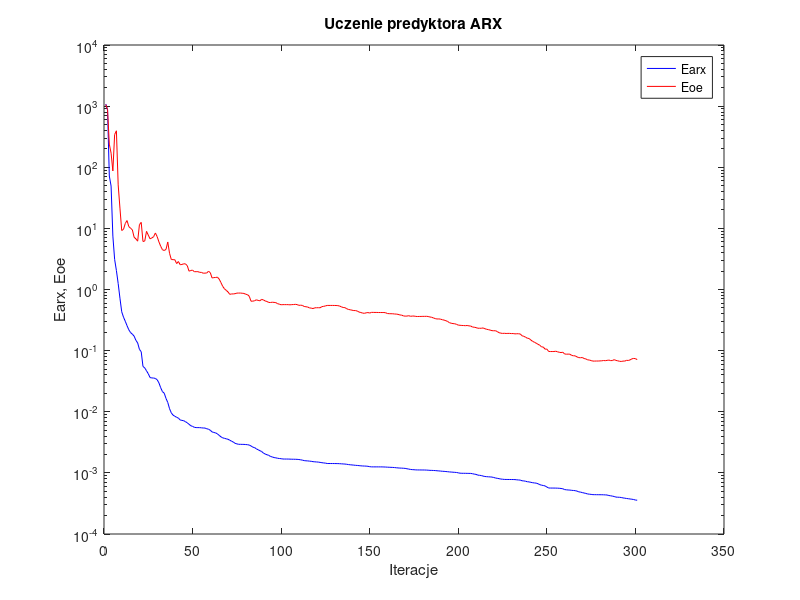
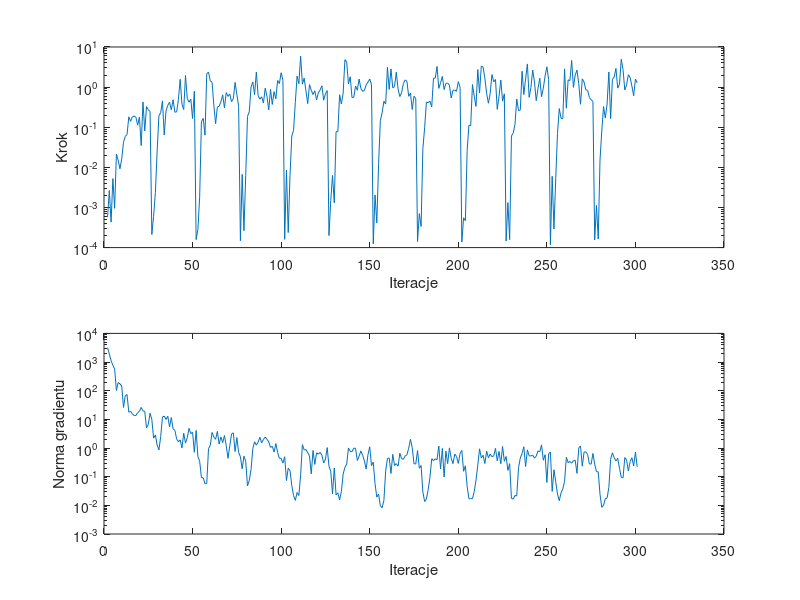

The MATLAB script that drew these images, in order:
%uczenie predyktora arx
clear all;
n=0; farx(n+1)=1.080894e+003; foe(n+1)=1.062955e+003; wspucz(n+1)=0.000000e+000; ng(n+1)=0.000000e+000;
%odnowa zmiennej metryki
n=1; farx(n+1)=8.650983e+002; foe(n+1)=8.800981e+002; krok(n+1)=5.750926e-004; ng(n+1)=3.170056e+003;
n=2; farx(n+1)=7.184683e+001; foe(n+1)=2.389778e+002; krok(n+1)=2.659087e-003; ng(n+1)=1.895410e+003;
n=3; farx(n+1)=4.923860e+001; foe(n+1)=1.700537e+002; krok(n+1)=4.315864e-004; ng(n+1)=1.112927e+003;
n=4; farx(n+1)=7.480828e+000; foe(n+1)=8.696007e+001; krok(n+1)=5.242823e-003; ng(n+1)=7.760245e+002;
n=5; farx(n+1)=3.106288e+000; foe(n+1)=3.428316e+002; krok(n+1)=9.534365e-004; ng(n+1)=5.683296e+002;
n=6; farx(n+1)=2.043740e+000; foe(n+1)=3.950027e+002; krok(n+1)=2.142359e-002; ng(n+1)=1.015891e+002;
n=7; farx(n+1)=1.253344e+000; foe(n+1)=5.146691e+001; krok(n+1)=1.517118e-002; ng(n+1)=1.930761e+002;
n=8; farx(n+1)=7.208501e-001; foe(n+1)=2.146904e+001; krok(n+1)=9.210884e-003; ng(n+1)=1.736505e+002;
n=9; farx(n+1)=4.322591e-001; foe(n+1)=9.239583e+000; krok(n+1)=1.610734e-002; ng(n+1)=1.465155e+002;
n=10; farx(n+1)=3.530883e-001; foe(n+1)=9.635285e+000; krok(n+1)=4.237599e-002; ng(n+1)=2.610672e+001;
n=11; farx(n+1)=3.025060e-001; foe(n+1)=1.202124e+001; krok(n+1)=5.908701e-002; ng(n+1)=6.670121e+001;
n=12; farx(n+1)=2.560281e-001; foe(n+1)=1.343060e+001; krok(n+1)=6.539800e-002; ng(n+1)=7.341082e+001;
n=13; farx(n+1)=2.193564e-001; foe(n+1)=1.069403e+001; krok(n+1)=1.817918e-001; ng(n+1)=1.775365e+001;
n=14; farx(n+1)=1.973094e-001; foe(n+1)=1.005503e+001; krok(n+1)=1.400181e-001; ng(n+1)=1.914139e+001;
n=15; farx(n+1)=1.861579e-001; foe(n+1)=9.464419e+000; krok(n+1)=1.800875e-001; ng(n+1)=1.565735e+001;
n=16; farx(n+1)=1.726633e-001; foe(n+1)=7.160866e+000; krok(n+1)=1.913888e-001; ng(n+1)=1.351413e+001;
n=17; farx(n+1)=1.474602e-001; foe(n+1)=6.739080e+000; krok(n+1)=1.778431e-001; ng(n+1)=1.371018e+001;
n=18; farx(n+1)=1.336332e-001; foe(n+1)=6.178850e+000; krok(n+1)=1.125137e-001; ng(n+1)=1.701429e+001;
n=19; farx(n+1)=1.049150e-001; foe(n+1)=1.148228e+001; krok(n+1)=1.794664e-001; ng(n+1)=1.937768e+001;
n=20; farx(n+1)=9.608717e-002; foe(n+1)=1.254370e+001; krok(n+1)=3.482091e-002; ng(n+1)=2.609931e+001;
n=21; farx(n+1)=5.521230e-002; foe(n+1)=6.101571e+000; krok(n+1)=4.268310e-001; ng(n+1)=1.972155e+001;
n=22; farx(n+1)=5.207654e-002; foe(n+1)=6.211134e+000; krok(n+1)=8.057849e-002; ng(n+1)=1.915112e+001;
n=23; farx(n+1)=4.678928e-002; foe(n+1)=8.947497e+000; krok(n+1)=3.261226e-001; ng(n+1)=5.035774e+000;
n=24; farx(n+1)=4.178690e-002; foe(n+1)=7.756590e+000; krok(n+1)=2.730638e-001; ng(n+1)=6.660601e+000;
n=25; farx(n+1)=3.625123e-002; foe(n+1)=6.749922e+000; krok(n+1)=2.475890e-001; ng(n+1)=1.639379e+001;
%odnowa zmiennej metryki
n=26; farx(n+1)=3.572476e-002; foe(n+1)=6.984124e+000; krok(n+1)=2.125074e-004; ng(n+1)=9.869984e+000;
n=27; farx(n+1)=3.563222e-002; foe(n+1)=7.300123e+000; krok(n+1)=6.052270e-004; ng(n+1)=2.204893e+000;
n=28; farx(n+1)=3.505353e-002; foe(n+1)=8.415527e+000; krok(n+1)=2.346492e-003; ng(n+1)=2.867255e+000;
n=29; farx(n+1)=3.342561e-002; foe(n+1)=7.336141e+000; krok(n+1)=2.570124e-002; ng(n+1)=1.272427e+000;
n=30; farx(n+1)=2.969362e-002; foe(n+1)=6.016447e+000; krok(n+1)=1.951976e-001; ng(n+1)=8.577267e-001;
n=31; farx(n+1)=2.472761e-002; foe(n+1)=5.100759e+000; krok(n+1)=2.286351e-001; ng(n+1)=2.510942e+000;
n=32; farx(n+1)=2.132375e-002; foe(n+1)=4.474899e+000; krok(n+1)=4.536903e-001; ng(n+1)=1.206189e+001;
n=33; farx(n+1)=2.013503e-002; foe(n+1)=4.341125e+000; krok(n+1)=6.414287e-002; ng(n+1)=1.301268e+001;
n=34; farx(n+1)=1.652060e-002; foe(n+1)=4.539016e+000; krok(n+1)=2.567403e-001; ng(n+1)=9.955491e+000;
n=35; farx(n+1)=1.418132e-002; foe(n+1)=5.992056e+000; krok(n+1)=3.505976e-001; ng(n+1)=1.291593e+001;
n=36; farx(n+1)=1.122187e-002; foe(n+1)=3.909090e+000; krok(n+1)=4.188592e-001; ng(n+1)=5.481538e+000;
n=37; farx(n+1)=9.581600e-003; foe(n+1)=3.093285e+000; krok(n+1)=2.725288e-001; ng(n+1)=1.158776e+001;
n=38; farx(n+1)=8.797508e-003; foe(n+1)=3.080700e+000; krok(n+1)=4.854776e-001; ng(n+1)=4.680768e+000;
n=39; farx(n+1)=8.434146e-003; foe(n+1)=3.066780e+000; krok(n+1)=2.373843e-001; ng(n+1)=4.157492e+000;
n=40; farx(n+1)=8.114549e-003; foe(n+1)=2.654368e+000; krok(n+1)=2.408726e-001; ng(n+1)=2.083391e+000;
n=41; farx(n+1)=7.871532e-003; foe(n+1)=2.868709e+000; krok(n+1)=4.884576e-001; ng(n+1)=1.651222e+000;
n=42; farx(n+1)=7.337260e-003; foe(n+1)=2.543473e+000; krok(n+1)=1.561580e+000; ng(n+1)=1.925636e+000;
n=43; farx(n+1)=7.225306e-003; foe(n+1)=2.568613e+000; krok(n+1)=3.785938e-001; ng(n+1)=1.001128e+000;
n=44; farx(n+1)=7.132793e-003; foe(n+1)=2.635866e+000; krok(n+1)=2.760258e-001; ng(n+1)=3.270688e+000;
n=45; farx(n+1)=6.871621e-003; foe(n+1)=2.625170e+000; krok(n+1)=1.948045e+000; ng(n+1)=1.489697e+000;
n=46; farx(n+1)=6.596338e-003; foe(n+1)=2.456176e+000; krok(n+1)=5.249576e-001; ng(n+1)=2.293601e+000;
n=47; farx(n+1)=6.234479e-003; foe(n+1)=1.994493e+000; krok(n+1)=4.188878e-001; ng(n+1)=4.856982e+000;
n=48; farx(n+1)=5.911212e-003; foe(n+1)=2.048489e+000; krok(n+1)=5.013461e-001; ng(n+1)=3.195794e+000;
n=49; farx(n+1)=5.757619e-003; foe(n+1)=2.074448e+000; krok(n+1)=1.644497e-001; ng(n+1)=3.552175e+000;
n=50; farx(n+1)=5.567637e-003; foe(n+1)=1.954889e+000; krok(n+1)=7.926233e-001; ng(n+1)=7.068526e-001;
%odnowa zmiennej metryki
n=51; farx(n+1)=5.504468e-003; foe(n+1)=1.957964e+000; krok(n+1)=1.581535e-004; ng(n+1)=4.124620e+000;
n=52; farx(n+1)=5.502761e-003; foe(n+1)=1.959615e+000; krok(n+1)=2.802141e-004; ng(n+1)=4.979028e-001;
n=53; farx(n+1)=5.496978e-003; foe(n+1)=1.909482e+000; krok(n+1)=1.830478e-003; ng(n+1)=3.479270e-001;
n=54; farx(n+1)=5.461500e-003; foe(n+1)=1.905443e+000; krok(n+1)=1.380129e-001; ng(n+1)=9.251149e-002;
n=55; farx(n+1)=5.420451e-003; foe(n+1)=1.846901e+000; krok(n+1)=1.660944e-001; ng(n+1)=9.153999e-002;
n=56; farx(n+1)=5.415169e-003; foe(n+1)=1.855074e+000; krok(n+1)=6.345766e-002; ng(n+1)=5.696251e-002;
n=57; farx(n+1)=5.273847e-003; foe(n+1)=1.860628e+000; krok(n+1)=2.140879e+000; ng(n+1)=5.758134e-002;
n=58; farx(n+1)=5.178834e-003; foe(n+1)=1.990959e+000; krok(n+1)=2.372185e+000; ng(n+1)=9.473363e-001;
n=59; farx(n+1)=4.979579e-003; foe(n+1)=1.886771e+000; krok(n+1)=1.420334e+000; ng(n+1)=1.246119e+000;
n=60; farx(n+1)=4.686078e-003; foe(n+1)=1.544150e+000; krok(n+1)=1.327820e+000; ng(n+1)=3.497728e+000;
n=61; farx(n+1)=4.581482e-003; foe(n+1)=1.566251e+000; krok(n+1)=3.550835e-001; ng(n+1)=2.407509e+000;
n=62; farx(n+1)=4.509626e-003; foe(n+1)=1.572337e+000; krok(n+1)=1.226008e-001; ng(n+1)=2.017471e+000;
n=63; farx(n+1)=4.354829e-003; foe(n+1)=1.592235e+000; krok(n+1)=3.177166e-001; ng(n+1)=3.801484e+000;
n=64; farx(n+1)=4.109212e-003; foe(n+1)=1.483206e+000; krok(n+1)=3.328440e-001; ng(n+1)=1.373787e+000;
n=65; farx(n+1)=3.895396e-003; foe(n+1)=1.300878e+000; krok(n+1)=4.317671e-001; ng(n+1)=2.433441e+000;
n=66; farx(n+1)=3.743347e-003; foe(n+1)=1.128076e+000; krok(n+1)=6.428475e-001; ng(n+1)=1.544599e+000;
n=67; farx(n+1)=3.673954e-003; foe(n+1)=1.026483e+000; krok(n+1)=3.031633e-001; ng(n+1)=2.730519e+000;
n=68; farx(n+1)=3.609940e-003; foe(n+1)=9.689470e-001; krok(n+1)=7.310195e-001; ng(n+1)=1.210104e+000;
n=69; farx(n+1)=3.545057e-003; foe(n+1)=9.117719e-001; krok(n+1)=5.856145e-001; ng(n+1)=4.372231e-001;
n=70; farx(n+1)=3.422880e-003; foe(n+1)=8.328383e-001; krok(n+1)=6.744582e-001; ng(n+1)=1.186647e+000;
n=71; farx(n+1)=3.299963e-003; foe(n+1)=8.470523e-001; krok(n+1)=4.352152e-001; ng(n+1)=3.101445e+000;
n=72; farx(n+1)=3.193317e-003; foe(n+1)=8.456671e-001; krok(n+1)=5.154350e-001; ng(n+1)=3.382085e+000;
n=73; farx(n+1)=3.041492e-003; foe(n+1)=8.550861e-001; krok(n+1)=1.307567e+000; ng(n+1)=7.545574e-001;
n=74; farx(n+1)=2.981454e-003; foe(n+1)=8.733920e-001; krok(n+1)=6.511688e-001; ng(n+1)=2.310840e+000;
n=75; farx(n+1)=2.933303e-003; foe(n+1)=8.739753e-001; krok(n+1)=3.321888e-001; ng(n+1)=6.976696e-001;
%odnowa zmiennej metryki
n=76; farx(n+1)=2.932334e-003; foe(n+1)=8.755799e-001; krok(n+1)=1.474875e-004; ng(n+1)=4.953745e-001;
n=77; farx(n+1)=2.926099e-003; foe(n+1)=8.684226e-001; krok(n+1)=6.700076e-003; ng(n+1)=1.879076e-001;
n=78; farx(n+1)=2.924143e-003; foe(n+1)=8.625439e-001; krok(n+1)=2.638590e-004; ng(n+1)=5.183042e-001;
n=79; farx(n+1)=2.906824e-003; foe(n+1)=8.364391e-001; krok(n+1)=6.324208e-003; ng(n+1)=3.459189e-001;
n=80; farx(n+1)=2.892840e-003; foe(n+1)=8.239429e-001; krok(n+1)=1.865388e-001; ng(n+1)=4.762161e-002;
n=81; farx(n+1)=2.849657e-003; foe(n+1)=7.749435e-001; krok(n+1)=2.418674e-001; ng(n+1)=7.400164e-002;
n=82; farx(n+1)=2.758009e-003; foe(n+1)=6.431718e-001; krok(n+1)=1.003200e+000; ng(n+1)=1.769116e-001;
n=83; farx(n+1)=2.634034e-003; foe(n+1)=6.449019e-001; krok(n+1)=1.348916e+000; ng(n+1)=9.448316e-001;
n=84; farx(n+1)=2.594605e-003; foe(n+1)=6.544414e-001; krok(n+1)=6.522451e-001; ng(n+1)=1.655394e+000;
n=85; farx(n+1)=2.469503e-003; foe(n+1)=6.784407e-001; krok(n+1)=2.380747e+000; ng(n+1)=1.260609e+000;
n=86; farx(n+1)=2.392180e-003; foe(n+1)=6.634364e-001; krok(n+1)=6.193808e-001; ng(n+1)=1.601413e+000;
n=87; farx(n+1)=2.305858e-003; foe(n+1)=6.532397e-001; krok(n+1)=5.002089e-001; ng(n+1)=2.378738e+000;
n=88; farx(n+1)=2.235507e-003; foe(n+1)=6.900844e-001; krok(n+1)=5.738785e-001; ng(n+1)=1.520558e+000;
n=89; farx(n+1)=2.107113e-003; foe(n+1)=6.748496e-001; krok(n+1)=4.003122e-001; ng(n+1)=2.008477e+000;
n=90; farx(n+1)=2.034643e-003; foe(n+1)=6.493151e-001; krok(n+1)=9.372047e-001; ng(n+1)=2.406175e+000;
n=91; farx(n+1)=1.979209e-003; foe(n+1)=6.366572e-001; krok(n+1)=5.872046e-001; ng(n+1)=2.014614e+000;
n=92; farx(n+1)=1.937262e-003; foe(n+1)=6.140407e-001; krok(n+1)=2.701727e-001; ng(n+1)=1.640884e+000;
n=93; farx(n+1)=1.853661e-003; foe(n+1)=6.131127e-001; krok(n+1)=8.773192e-001; ng(n+1)=1.054839e+000;
n=94; farx(n+1)=1.822668e-003; foe(n+1)=6.195398e-001; krok(n+1)=3.691454e-001; ng(n+1)=1.153569e+000;
n=95; farx(n+1)=1.780264e-003; foe(n+1)=6.152996e-001; krok(n+1)=7.704536e-001; ng(n+1)=7.233863e-001;
n=96; farx(n+1)=1.762188e-003; foe(n+1)=6.095830e-001; krok(n+1)=5.131430e-001; ng(n+1)=1.430142e+000;
n=97; farx(n+1)=1.733187e-003; foe(n+1)=5.863771e-001; krok(n+1)=1.462039e+000; ng(n+1)=7.094698e-001;
n=98; farx(n+1)=1.718950e-003; foe(n+1)=5.751334e-001; krok(n+1)=1.223081e+000; ng(n+1)=4.370942e-001;
n=99; farx(n+1)=1.705475e-003; foe(n+1)=5.626618e-001; krok(n+1)=2.278251e+000; ng(n+1)=4.380753e-001;
n=100; farx(n+1)=1.685915e-003; foe(n+1)=5.659459e-001; krok(n+1)=1.476581e+000; ng(n+1)=2.979318e-001;
%odnowa zmiennej metryki
n=101; farx(n+1)=1.684897e-003; foe(n+1)=5.655648e-001; krok(n+1)=1.605453e-004; ng(n+1)=4.953296e-001;
n=102; farx(n+1)=1.683539e-003; foe(n+1)=5.656402e-001; krok(n+1)=8.518466e-003; ng(n+1)=7.380505e-002;
n=103; farx(n+1)=1.683310e-003; foe(n+1)=5.653072e-001; krok(n+1)=2.370460e-004; ng(n+1)=1.979182e-001;
n=104; farx(n+1)=1.678423e-003; foe(n+1)=5.611251e-001; krok(n+1)=6.283621e-003; ng(n+1)=1.634576e-001;
n=105; farx(n+1)=1.673273e-003; foe(n+1)=5.660106e-001; krok(n+1)=6.024636e-002; ng(n+1)=4.992319e-002;
n=106; farx(n+1)=1.672037e-003; foe(n+1)=5.674570e-001; krok(n+1)=8.322808e-002; ng(n+1)=2.207477e-002;
n=107; farx(n+1)=1.668946e-003; foe(n+1)=5.719435e-001; krok(n+1)=4.164005e-001; ng(n+1)=1.486314e-002;
n=108; farx(n+1)=1.664806e-003; foe(n+1)=5.666158e-001; krok(n+1)=1.879567e+000; ng(n+1)=2.807442e-002;
n=109; farx(n+1)=1.653883e-003; foe(n+1)=5.507409e-001; krok(n+1)=1.216287e+000; ng(n+1)=2.195788e-002;
n=110; farx(n+1)=1.637143e-003; foe(n+1)=5.540150e-001; krok(n+1)=5.906326e+000; ng(n+1)=1.165557e-001;
n=111; farx(n+1)=1.615872e-003; foe(n+1)=5.489608e-001; krok(n+1)=1.185073e+000; ng(n+1)=1.314591e+000;
n=112; farx(n+1)=1.587060e-003; foe(n+1)=5.278283e-001; krok(n+1)=1.670810e+000; ng(n+1)=8.604698e-001;
n=113; farx(n+1)=1.575661e-003; foe(n+1)=5.221937e-001; krok(n+1)=8.006816e-001; ng(n+1)=8.836997e-001;
n=114; farx(n+1)=1.570361e-003; foe(n+1)=5.165109e-001; krok(n+1)=3.874329e-001; ng(n+1)=6.884919e-001;
n=115; farx(n+1)=1.556230e-003; foe(n+1)=4.996387e-001; krok(n+1)=1.157790e+000; ng(n+1)=5.322641e-001;
n=116; farx(n+1)=1.546019e-003; foe(n+1)=4.958950e-001; krok(n+1)=8.356823e-001; ng(n+1)=1.256543e-001;
n=117; farx(n+1)=1.526496e-003; foe(n+1)=4.871983e-001; krok(n+1)=6.522451e-001; ng(n+1)=8.221946e-001;
n=118; farx(n+1)=1.516941e-003; foe(n+1)=5.021535e-001; krok(n+1)=8.088973e-001; ng(n+1)=2.684535e-001;
n=119; farx(n+1)=1.508928e-003; foe(n+1)=5.027175e-001; krok(n+1)=4.810883e-001; ng(n+1)=6.800637e-001;
n=120; farx(n+1)=1.501079e-003; foe(n+1)=5.037991e-001; krok(n+1)=7.178738e-001; ng(n+1)=6.089193e-001;
n=121; farx(n+1)=1.484388e-003; foe(n+1)=5.026587e-001; krok(n+1)=8.457767e-001; ng(n+1)=7.031974e-001;
n=122; farx(n+1)=1.467916e-003; foe(n+1)=5.244298e-001; krok(n+1)=1.080767e+000; ng(n+1)=5.612489e-001;
n=123; farx(n+1)=1.454423e-003; foe(n+1)=5.300281e-001; krok(n+1)=4.714530e-001; ng(n+1)=3.018592e-001;
n=124; farx(n+1)=1.444235e-003; foe(n+1)=5.389271e-001; krok(n+1)=6.809733e-001; ng(n+1)=4.024601e-001;
n=125; farx(n+1)=1.423646e-003; foe(n+1)=5.489711e-001; krok(n+1)=8.202978e-001; ng(n+1)=1.034363e+000;
%odnowa zmiennej metryki
n=126; farx(n+1)=1.423319e-003; foe(n+1)=5.487770e-001; krok(n+1)=1.997041e-004; ng(n+1)=2.304692e-001;
n=127; farx(n+1)=1.422509e-003; foe(n+1)=5.485812e-001; krok(n+1)=1.486486e-003; ng(n+1)=1.562748e-001;
n=128; farx(n+1)=1.422395e-003; foe(n+1)=5.487876e-001; krok(n+1)=6.273397e-003; ng(n+1)=2.505660e-002;
n=129; farx(n+1)=1.421266e-003; foe(n+1)=5.479967e-001; krok(n+1)=1.303603e-003; ng(n+1)=2.011026e-001;
n=130; farx(n+1)=1.420098e-003; foe(n+1)=5.473413e-001; krok(n+1)=7.746648e-002; ng(n+1)=2.335600e-002;
n=131; farx(n+1)=1.418319e-003; foe(n+1)=5.448189e-001; krok(n+1)=7.729026e-002; ng(n+1)=2.725855e-002;
n=132; farx(n+1)=1.413874e-003; foe(n+1)=5.360668e-001; krok(n+1)=6.480438e-001; ng(n+1)=1.548932e-002;
n=133; farx(n+1)=1.406460e-003; foe(n+1)=5.206342e-001; krok(n+1)=3.805404e-001; ng(n+1)=3.031322e-002;
n=134; farx(n+1)=1.400789e-003; foe(n+1)=5.080222e-001; krok(n+1)=7.113726e-001; ng(n+1)=1.240678e-001;
n=135; farx(n+1)=1.394207e-003; foe(n+1)=5.048663e-001; krok(n+1)=4.821577e+000; ng(n+1)=2.091350e-001;
n=136; farx(n+1)=1.382786e-003; foe(n+1)=4.857015e-001; krok(n+1)=4.225082e+000; ng(n+1)=2.769968e-001;
n=137; farx(n+1)=1.368178e-003; foe(n+1)=4.710687e-001; krok(n+1)=1.201404e+000; ng(n+1)=1.004657e+000;
n=138; farx(n+1)=1.356386e-003; foe(n+1)=4.663447e-001; krok(n+1)=1.814761e+000; ng(n+1)=7.622002e-001;
n=139; farx(n+1)=1.348661e-003; foe(n+1)=4.586295e-001; krok(n+1)=5.491644e-001; ng(n+1)=7.454185e-001;
n=140; farx(n+1)=1.339346e-003; foe(n+1)=4.525414e-001; krok(n+1)=5.556839e-001; ng(n+1)=9.889257e-001;
n=141; farx(n+1)=1.329023e-003; foe(n+1)=4.524092e-001; krok(n+1)=1.065517e+000; ng(n+1)=9.789272e-001;
n=142; farx(n+1)=1.323439e-003; foe(n+1)=4.431289e-001; krok(n+1)=8.377756e-001; ng(n+1)=3.680617e-001;
n=143; farx(n+1)=1.313744e-003; foe(n+1)=4.277478e-001; krok(n+1)=1.585247e+000; ng(n+1)=5.191556e-001;
n=144; farx(n+1)=1.304169e-003; foe(n+1)=4.200319e-001; krok(n+1)=9.270274e-001; ng(n+1)=7.922421e-001;
n=145; farx(n+1)=1.297471e-003; foe(n+1)=4.115608e-001; krok(n+1)=7.847380e-001; ng(n+1)=5.597341e-001;
n=146; farx(n+1)=1.293412e-003; foe(n+1)=4.076534e-001; krok(n+1)=8.224396e-001; ng(n+1)=3.563197e-001;
n=147; farx(n+1)=1.290098e-003; foe(n+1)=4.155903e-001; krok(n+1)=1.142810e+000; ng(n+1)=1.838601e-001;
n=148; farx(n+1)=1.280497e-003; foe(n+1)=4.197004e-001; krok(n+1)=1.334889e+000; ng(n+1)=5.803919e-001;
n=149; farx(n+1)=1.263609e-003; foe(n+1)=4.118413e-001; krok(n+1)=1.585247e+000; ng(n+1)=1.102259e+000;
n=150; farx(n+1)=1.254086e-003; foe(n+1)=4.226393e-001; krok(n+1)=1.147757e+000; ng(n+1)=2.427176e-001;
%odnowa zmiennej metryki
n=151; farx(n+1)=1.253803e-003; foe(n+1)=4.222329e-001; krok(n+1)=1.239407e-004; ng(n+1)=3.227757e-001;
n=152; farx(n+1)=1.253649e-003; foe(n+1)=4.214086e-001; krok(n+1)=2.059282e-003; ng(n+1)=5.697893e-002;
n=153; farx(n+1)=1.253645e-003; foe(n+1)=4.213885e-001; krok(n+1)=4.129136e-004; ng(n+1)=1.929241e-002;
n=154; farx(n+1)=1.253422e-003; foe(n+1)=4.203101e-001; krok(n+1)=1.196445e-002; ng(n+1)=2.470479e-002;
n=155; farx(n+1)=1.252983e-003; foe(n+1)=4.201867e-001; krok(n+1)=1.472237e-001; ng(n+1)=9.618232e-003;
n=156; farx(n+1)=1.252481e-003; foe(n+1)=4.199982e-001; krok(n+1)=2.283902e-001; ng(n+1)=8.241566e-003;
n=157; farx(n+1)=1.248982e-003; foe(n+1)=4.202993e-001; krok(n+1)=4.446475e-001; ng(n+1)=1.485739e-002;
n=158; farx(n+1)=1.245816e-003; foe(n+1)=4.165982e-001; krok(n+1)=3.772555e-001; ng(n+1)=1.580207e-001;
n=159; farx(n+1)=1.239532e-003; foe(n+1)=4.044049e-001; krok(n+1)=3.123161e+000; ng(n+1)=4.327117e-001;
n=160; farx(n+1)=1.236108e-003; foe(n+1)=4.024659e-001; krok(n+1)=8.728449e-001; ng(n+1)=4.506848e-001;
n=161; farx(n+1)=1.231563e-003; foe(n+1)=4.013041e-001; krok(n+1)=2.840668e+000; ng(n+1)=1.295359e-001;
n=162; farx(n+1)=1.228259e-003; foe(n+1)=4.012106e-001; krok(n+1)=9.639418e-001; ng(n+1)=6.038927e-001;
n=163; farx(n+1)=1.222052e-003; foe(n+1)=3.971551e-001; krok(n+1)=1.030870e+000; ng(n+1)=2.458565e-001;
n=164; farx(n+1)=1.212525e-003; foe(n+1)=3.963599e-001; krok(n+1)=2.360240e+000; ng(n+1)=2.856654e-001;
n=165; farx(n+1)=1.205633e-003; foe(n+1)=3.918860e-001; krok(n+1)=8.892951e-001; ng(n+1)=2.323938e-001;
n=166; farx(n+1)=1.198802e-003; foe(n+1)=3.835557e-001; krok(n+1)=5.813025e-001; ng(n+1)=6.554869e-001;
n=167; farx(n+1)=1.195918e-003; foe(n+1)=3.809717e-001; krok(n+1)=7.228765e-001; ng(n+1)=4.282944e-001;
n=168; farx(n+1)=1.190813e-003; foe(n+1)=3.704365e-001; krok(n+1)=1.227563e+000; ng(n+1)=4.047017e-001;
n=169; farx(n+1)=1.184082e-003; foe(n+1)=3.667756e-001; krok(n+1)=1.509022e+000; ng(n+1)=5.258685e-001;
n=170; farx(n+1)=1.167958e-003; foe(n+1)=3.671520e-001; krok(n+1)=1.402391e+000; ng(n+1)=5.801125e-001;
n=171; farx(n+1)=1.154221e-003; foe(n+1)=3.732685e-001; krok(n+1)=5.902321e-001; ng(n+1)=9.887935e-001;
n=172; farx(n+1)=1.138719e-003; foe(n+1)=3.643486e-001; krok(n+1)=7.101669e-001; ng(n+1)=2.018145e+000;
n=173; farx(n+1)=1.130633e-003; foe(n+1)=3.674123e-001; krok(n+1)=2.762929e-001; ng(n+1)=1.030335e+000;
n=174; farx(n+1)=1.126036e-003; foe(n+1)=3.680756e-001; krok(n+1)=5.939275e-001; ng(n+1)=2.811868e-001;
n=175; farx(n+1)=1.119372e-003; foe(n+1)=3.629751e-001; krok(n+1)=5.122170e-001; ng(n+1)=2.791417e-001;
%odnowa zmiennej metryki
n=176; farx(n+1)=1.117295e-003; foe(n+1)=3.616521e-001; krok(n+1)=1.412779e-004; ng(n+1)=8.179545e-001;
n=177; farx(n+1)=1.116698e-003; foe(n+1)=3.623388e-001; krok(n+1)=7.010487e-004; ng(n+1)=1.971356e-001;
n=178; farx(n+1)=1.115865e-003; foe(n+1)=3.626502e-001; krok(n+1)=3.369218e-004; ng(n+1)=2.443725e-001;
n=179; farx(n+1)=1.115107e-003; foe(n+1)=3.636927e-001; krok(n+1)=2.900728e-002; ng(n+1)=2.900826e-002;
n=180; farx(n+1)=1.114547e-003; foe(n+1)=3.633520e-001; krok(n+1)=9.668121e-002; ng(n+1)=1.360897e-002;
n=181; farx(n+1)=1.110648e-003; foe(n+1)=3.643831e-001; krok(n+1)=4.228884e-001; ng(n+1)=1.654247e-002;
n=182; farx(n+1)=1.106772e-003; foe(n+1)=3.616793e-001; krok(n+1)=4.090511e-001; ng(n+1)=3.561241e-002;
n=183; farx(n+1)=1.099362e-003; foe(n+1)=3.547983e-001; krok(n+1)=4.461571e-001; ng(n+1)=9.489832e-002;
n=184; farx(n+1)=1.098301e-003; foe(n+1)=3.515574e-001; krok(n+1)=3.200292e-001; ng(n+1)=4.200324e-001;
n=185; farx(n+1)=1.094437e-003; foe(n+1)=3.421808e-001; krok(n+1)=1.668193e+000; ng(n+1)=3.654444e-001;
n=186; farx(n+1)=1.091044e-003; foe(n+1)=3.342771e-001; krok(n+1)=1.670810e+000; ng(n+1)=4.195036e-001;
n=187; farx(n+1)=1.083071e-003; foe(n+1)=3.288420e-001; krok(n+1)=3.271951e+000; ng(n+1)=3.897178e-001;
n=188; farx(n+1)=1.077145e-003; foe(n+1)=3.305662e-001; krok(n+1)=9.282331e-001; ng(n+1)=1.165824e+000;
n=189; farx(n+1)=1.070443e-003; foe(n+1)=3.267257e-001; krok(n+1)=1.280117e+000; ng(n+1)=1.867196e-001;
n=190; farx(n+1)=1.062468e-003; foe(n+1)=3.203853e-001; krok(n+1)=1.854055e+000; ng(n+1)=9.635683e-001;
n=191; farx(n+1)=1.058620e-003; foe(n+1)=3.158536e-001; krok(n+1)=8.674420e-001; ng(n+1)=9.717281e-002;
n=192; farx(n+1)=1.051556e-003; foe(n+1)=3.087646e-001; krok(n+1)=1.236406e+000; ng(n+1)=7.833459e-001;
n=193; farx(n+1)=1.045354e-003; foe(n+1)=2.997102e-001; krok(n+1)=1.258604e+000; ng(n+1)=2.840724e-001;
n=194; farx(n+1)=1.036172e-003; foe(n+1)=2.867451e-001; krok(n+1)=1.114151e+000; ng(n+1)=1.013216e+000;
n=195; farx(n+1)=1.032030e-003; foe(n+1)=2.805542e-001; krok(n+1)=5.341966e-001; ng(n+1)=4.368810e-001;
n=196; farx(n+1)=1.025395e-003; foe(n+1)=2.769025e-001; krok(n+1)=8.295027e-001; ng(n+1)=2.855729e-001;
n=197; farx(n+1)=1.020908e-003; foe(n+1)=2.752611e-001; krok(n+1)=8.457767e-001; ng(n+1)=6.138332e-001;
n=198; farx(n+1)=1.014925e-003; foe(n+1)=2.691255e-001; krok(n+1)=7.847380e-001; ng(n+1)=5.075309e-001;
n=199; farx(n+1)=1.001631e-003; foe(n+1)=2.614176e-001; krok(n+1)=1.361947e+000; ng(n+1)=2.909609e-001;
n=200; farx(n+1)=9.882906e-004; foe(n+1)=2.597800e-001; krok(n+1)=9.995858e-001; ng(n+1)=6.474428e-001;
%odnowa zmiennej metryki
n=201; farx(n+1)=9.849480e-004; foe(n+1)=2.580985e-001; krok(n+1)=1.376014e-004; ng(n+1)=8.278341e-001;
n=202; farx(n+1)=9.846230e-004; foe(n+1)=2.573960e-001; krok(n+1)=5.524716e-004; ng(n+1)=1.543295e-001;
n=203; farx(n+1)=9.839010e-004; foe(n+1)=2.558886e-001; krok(n+1)=4.691225e-004; ng(n+1)=2.413308e-001;
n=204; farx(n+1)=9.823718e-004; foe(n+1)=2.578999e-001; krok(n+1)=2.617232e-002; ng(n+1)=4.567078e-002;
n=205; farx(n+1)=9.811063e-004; foe(n+1)=2.540816e-001; krok(n+1)=1.125137e-001; ng(n+1)=1.718726e-002;
n=206; farx(n+1)=9.802727e-004; foe(n+1)=2.526498e-001; krok(n+1)=1.093247e-001; ng(n+1)=1.712046e-002;
n=207; farx(n+1)=9.697676e-004; foe(n+1)=2.435235e-001; krok(n+1)=1.157348e+000; ng(n+1)=1.709743e-002;
n=208; farx(n+1)=9.545236e-004; foe(n+1)=2.414846e-001; krok(n+1)=5.939275e-001; ng(n+1)=3.026200e-002;
n=209; farx(n+1)=9.454073e-004; foe(n+1)=2.380900e-001; krok(n+1)=3.304177e-001; ng(n+1)=7.649522e-002;
n=210; farx(n+1)=9.188599e-004; foe(n+1)=2.323204e-001; krok(n+1)=2.742220e+000; ng(n+1)=2.517717e-001;
n=211; farx(n+1)=9.131101e-004; foe(n+1)=2.325980e-001; krok(n+1)=7.113726e-001; ng(n+1)=9.386908e-001;
n=212; farx(n+1)=9.042665e-004; foe(n+1)=2.319215e-001; krok(n+1)=3.350057e+000; ng(n+1)=4.491695e-001;
n=213; farx(n+1)=8.864841e-004; foe(n+1)=2.353322e-001; krok(n+1)=3.138952e+000; ng(n+1)=5.595625e-001;
n=214; farx(n+1)=8.728235e-004; foe(n+1)=2.285320e-001; krok(n+1)=1.665602e+000; ng(n+1)=2.880175e-001;
n=215; farx(n+1)=8.668229e-004; foe(n+1)=2.232609e-001; krok(n+1)=7.011953e-001; ng(n+1)=7.759490e-001;
n=216; farx(n+1)=8.622628e-004; foe(n+1)=2.205721e-001; krok(n+1)=3.963116e-001; ng(n+1)=4.584140e-001;
n=217; farx(n+1)=8.592279e-004; foe(n+1)=2.166976e-001; krok(n+1)=6.954939e-001; ng(n+1)=6.126823e-001;
n=218; farx(n+1)=8.537412e-004; foe(n+1)=2.123458e-001; krok(n+1)=2.052572e+000; ng(n+1)=5.001609e-001;
n=219; farx(n+1)=8.409515e-004; foe(n+1)=2.112364e-001; krok(n+1)=1.361453e+000; ng(n+1)=5.325606e-001;
n=220; farx(n+1)=8.245344e-004; foe(n+1)=2.118176e-001; krok(n+1)=1.548272e+000; ng(n+1)=9.718202e-001;
n=221; farx(n+1)=8.150044e-004; foe(n+1)=2.050365e-001; krok(n+1)=2.798246e-001; ng(n+1)=3.583867e-001;
n=222; farx(n+1)=8.041667e-004; foe(n+1)=1.965798e-001; krok(n+1)=5.907855e-001; ng(n+1)=7.637965e-001;
n=223; farx(n+1)=7.927743e-004; foe(n+1)=1.931156e-001; krok(n+1)=1.498210e+000; ng(n+1)=2.826727e-001;
n=224; farx(n+1)=7.876821e-004; foe(n+1)=1.912887e-001; krok(n+1)=4.461084e-001; ng(n+1)=1.134072e+000;
n=225; farx(n+1)=7.817421e-004; foe(n+1)=1.921539e-001; krok(n+1)=6.807263e-001; ng(n+1)=3.439685e-001;
%odnowa zmiennej metryki
n=226; farx(n+1)=7.806255e-004; foe(n+1)=1.907864e-001; krok(n+1)=1.454251e-004; ng(n+1)=5.046881e-001;
n=227; farx(n+1)=7.798162e-004; foe(n+1)=1.914335e-001; krok(n+1)=1.317301e-003; ng(n+1)=1.662331e-001;
n=228; farx(n+1)=7.795670e-004; foe(n+1)=1.913628e-001; krok(n+1)=1.582138e-004; ng(n+1)=2.852680e-001;
n=229; farx(n+1)=7.789791e-004; foe(n+1)=1.900109e-001; krok(n+1)=6.053393e-002; ng(n+1)=1.744447e-002;
n=230; farx(n+1)=7.783622e-004; foe(n+1)=1.904535e-001; krok(n+1)=7.142563e-002; ng(n+1)=1.652503e-002;
n=231; farx(n+1)=7.765558e-004; foe(n+1)=1.878601e-001; krok(n+1)=1.178633e-001; ng(n+1)=2.212491e-002;
n=232; farx(n+1)=7.701468e-004; foe(n+1)=1.890577e-001; krok(n+1)=5.041216e-001; ng(n+1)=2.122613e-002;
n=233; farx(n+1)=7.652952e-004; foe(n+1)=1.889009e-001; krok(n+1)=2.595550e-001; ng(n+1)=2.045969e-001;
n=234; farx(n+1)=7.616973e-004; foe(n+1)=1.871112e-001; krok(n+1)=2.688700e-001; ng(n+1)=4.458065e-001;
n=235; farx(n+1)=7.431125e-004; foe(n+1)=1.750532e-001; krok(n+1)=2.489797e+000; ng(n+1)=6.397439e-001;
n=236; farx(n+1)=7.383472e-004; foe(n+1)=1.713516e-001; krok(n+1)=6.511688e-001; ng(n+1)=1.107008e+000;
n=237; farx(n+1)=7.299387e-004; foe(n+1)=1.658281e-001; krok(n+1)=1.601772e+000; ng(n+1)=2.266441e-001;
n=238; farx(n+1)=7.156512e-004; foe(n+1)=1.595292e-001; krok(n+1)=3.781569e+000; ng(n+1)=8.650792e-001;
n=239; farx(n+1)=7.119114e-004; foe(n+1)=1.577439e-001; krok(n+1)=5.570755e-001; ng(n+1)=5.367571e-001;
n=240; farx(n+1)=6.997518e-004; foe(n+1)=1.485759e-001; krok(n+1)=9.769152e-001; ng(n+1)=5.260611e-001;
n=241; farx(n+1)=6.909490e-004; foe(n+1)=1.417580e-001; krok(n+1)=2.669779e+000; ng(n+1)=5.694412e-001;
n=242; farx(n+1)=6.839742e-004; foe(n+1)=1.369925e-001; krok(n+1)=1.352332e+000; ng(n+1)=4.432930e-001;
n=243; farx(n+1)=6.796458e-004; foe(n+1)=1.321496e-001; krok(n+1)=4.602631e-001; ng(n+1)=5.200805e-001;
n=244; farx(n+1)=6.641945e-004; foe(n+1)=1.268929e-001; krok(n+1)=9.270274e-001; ng(n+1)=7.940880e-001;
n=245; farx(n+1)=6.421957e-004; foe(n+1)=1.225591e-001; krok(n+1)=1.663205e+000; ng(n+1)=7.377235e-001;
n=246; farx(n+1)=6.290236e-004; foe(n+1)=1.152508e-001; krok(n+1)=5.738785e-001; ng(n+1)=1.289727e+000;
n=247; farx(n+1)=6.215678e-004; foe(n+1)=1.143576e-001; krok(n+1)=9.453922e-001; ng(n+1)=3.753073e-001;
n=248; farx(n+1)=6.116624e-004; foe(n+1)=1.055540e-001; krok(n+1)=1.882680e+000; ng(n+1)=5.866837e-001;
n=249; farx(n+1)=5.866048e-004; foe(n+1)=1.061199e-001; krok(n+1)=3.203543e+000; ng(n+1)=6.289168e-002;
n=250; farx(n+1)=5.660167e-004; foe(n+1)=9.698064e-002; krok(n+1)=1.552709e+000; ng(n+1)=6.273546e-001;
%odnowa zmiennej metryki
n=251; farx(n+1)=5.646350e-004; foe(n+1)=9.666800e-002; krok(n+1)=1.172806e-004; ng(n+1)=7.231440e-001;
n=252; farx(n+1)=5.644412e-004; foe(n+1)=9.666909e-002; krok(n+1)=5.997467e-003; ng(n+1)=3.061507e-002;
n=253; farx(n+1)=5.642372e-004; foe(n+1)=9.668016e-002; krok(n+1)=2.908501e-004; ng(n+1)=1.746246e-001;
n=254; farx(n+1)=5.636351e-004; foe(n+1)=9.780632e-002; krok(n+1)=5.172508e-003; ng(n+1)=6.732867e-002;
n=255; farx(n+1)=5.621440e-004; foe(n+1)=9.574353e-002; krok(n+1)=7.000904e-002; ng(n+1)=2.471480e-002;
n=256; farx(n+1)=5.600775e-004; foe(n+1)=9.403419e-002; krok(n+1)=2.920744e-001; ng(n+1)=1.451213e-002;
n=257; farx(n+1)=5.556874e-004; foe(n+1)=9.289240e-002; krok(n+1)=1.677326e-001; ng(n+1)=2.725562e-002;
n=258; farx(n+1)=5.498980e-004; foe(n+1)=9.421081e-002; krok(n+1)=1.619492e-001; ng(n+1)=3.766922e-002;
n=259; farx(n+1)=5.332710e-004; foe(n+1)=8.834465e-002; krok(n+1)=2.845490e+000; ng(n+1)=6.906535e-002;
n=260; farx(n+1)=5.287287e-004; foe(n+1)=8.733688e-002; krok(n+1)=2.975933e-001; ng(n+1)=4.772520e-001;
n=261; farx(n+1)=5.250820e-004; foe(n+1)=8.777224e-002; krok(n+1)=1.522431e+000; ng(n+1)=3.089935e-001;
n=262; farx(n+1)=5.231231e-004; foe(n+1)=8.742953e-002; krok(n+1)=1.447680e+000; ng(n+1)=3.418937e-001;
n=263; farx(n+1)=5.180766e-004; foe(n+1)=8.358693e-002; krok(n+1)=4.617794e+000; ng(n+1)=2.955418e-001;
n=264; farx(n+1)=5.153014e-004; foe(n+1)=8.240956e-002; krok(n+1)=9.830700e-001; ng(n+1)=3.642096e-001;
n=265; farx(n+1)=5.119806e-004; foe(n+1)=8.213227e-002; krok(n+1)=2.006399e+000; ng(n+1)=3.743146e-001;
n=266; farx(n+1)=5.034494e-004; foe(n+1)=7.901175e-002; krok(n+1)=2.645939e+000; ng(n+1)=1.305351e-001;
n=267; farx(n+1)=4.898235e-004; foe(n+1)=7.692578e-002; krok(n+1)=1.226486e+000; ng(n+1)=1.011954e+000;
n=268; farx(n+1)=4.844127e-004; foe(n+1)=7.641234e-002; krok(n+1)=3.739988e-001; ng(n+1)=1.177059e+000;
n=269; farx(n+1)=4.759963e-004; foe(n+1)=7.725725e-002; krok(n+1)=1.608038e+000; ng(n+1)=2.316955e-001;
n=270; farx(n+1)=4.686761e-004; foe(n+1)=7.430551e-002; krok(n+1)=1.330664e+000; ng(n+1)=7.263581e-001;
n=271; farx(n+1)=4.614786e-004; foe(n+1)=7.318920e-002; krok(n+1)=8.536620e-001; ng(n+1)=7.310088e-001;
n=272; farx(n+1)=4.519038e-004; foe(n+1)=7.064959e-002; krok(n+1)=8.316025e-001; ng(n+1)=6.018660e-001;
n=273; farx(n+1)=4.482386e-004; foe(n+1)=7.019094e-002; krok(n+1)=5.520515e-001; ng(n+1)=2.806662e-001;
n=274; farx(n+1)=4.444059e-004; foe(n+1)=6.866365e-002; krok(n+1)=4.811170e-001; ng(n+1)=2.749782e-001;
n=275; farx(n+1)=4.405241e-004; foe(n+1)=6.741234e-002; krok(n+1)=4.411592e-001; ng(n+1)=6.478787e-001;
%odnowa zmiennej metryki
n=276; farx(n+1)=4.401570e-004; foe(n+1)=6.747001e-002; krok(n+1)=1.554679e-004; ng(n+1)=2.769940e-001;
n=277; farx(n+1)=4.395097e-004; foe(n+1)=6.761892e-002; krok(n+1)=1.127391e-003; ng(n+1)=1.492357e-001;
n=278; farx(n+1)=4.393195e-004; foe(n+1)=6.758717e-002; krok(n+1)=1.635393e-004; ng(n+1)=1.477398e-001;
n=279; farx(n+1)=4.390584e-004; foe(n+1)=6.791158e-002; krok(n+1)=1.526430e-002; ng(n+1)=2.417903e-002;
n=280; farx(n+1)=4.388418e-004; foe(n+1)=6.815095e-002; krok(n+1)=7.959957e-002; ng(n+1)=8.586174e-003;
n=281; farx(n+1)=4.378619e-004; foe(n+1)=6.891216e-002; krok(n+1)=3.268918e-001; ng(n+1)=1.009248e-002;
n=282; farx(n+1)=4.363562e-004; foe(n+1)=6.845958e-002; krok(n+1)=1.690558e-001; ng(n+1)=1.713055e-002;
n=283; farx(n+1)=4.346072e-004; foe(n+1)=6.926566e-002; krok(n+1)=3.806077e-001; ng(n+1)=1.802382e-002;
n=284; farx(n+1)=4.260888e-004; foe(n+1)=7.009640e-002; krok(n+1)=2.382644e+000; ng(n+1)=4.225010e-002;
n=285; farx(n+1)=4.221865e-004; foe(n+1)=6.869507e-002; krok(n+1)=1.639493e-001; ng(n+1)=4.084906e-001;
n=286; farx(n+1)=4.165161e-004; foe(n+1)=6.882821e-002; krok(n+1)=1.566431e+000; ng(n+1)=6.795144e-001;
n=287; farx(n+1)=4.108647e-004; foe(n+1)=7.118491e-002; krok(n+1)=1.778590e+000; ng(n+1)=4.591801e-001;
n=288; farx(n+1)=4.014649e-004; foe(n+1)=6.917333e-002; krok(n+1)=2.924078e+000; ng(n+1)=3.532201e-001;
n=289; farx(n+1)=3.999462e-004; foe(n+1)=6.816731e-002; krok(n+1)=9.413399e-001; ng(n+1)=4.371844e-001;
n=290; farx(n+1)=3.987203e-004; foe(n+1)=6.697723e-002; krok(n+1)=1.168297e+000; ng(n+1)=1.959049e-001;
n=291; farx(n+1)=3.954269e-004; foe(n+1)=6.647637e-002; krok(n+1)=4.945624e+000; ng(n+1)=9.451908e-002;
n=292; farx(n+1)=3.893889e-004; foe(n+1)=6.747871e-002; krok(n+1)=2.742220e+000; ng(n+1)=9.110663e-002;
n=293; farx(n+1)=3.856249e-004; foe(n+1)=6.741107e-002; krok(n+1)=8.457767e-001; ng(n+1)=4.642964e-001;
n=294; farx(n+1)=3.811614e-004; foe(n+1)=6.943837e-002; krok(n+1)=1.138091e+000; ng(n+1)=3.881702e-001;
n=295; farx(n+1)=3.777844e-004; foe(n+1)=6.898241e-002; krok(n+1)=2.030645e+000; ng(n+1)=1.581565e-001;
n=296; farx(n+1)=3.742056e-004; foe(n+1)=7.058678e-002; krok(n+1)=1.734052e+000; ng(n+1)=3.327090e-001;
n=297; farx(n+1)=3.706201e-004; foe(n+1)=7.346135e-002; krok(n+1)=1.062525e+000; ng(n+1)=4.593719e-001;
n=298; farx(n+1)=3.666837e-004; foe(n+1)=7.445576e-002; krok(n+1)=6.071167e-001; ng(n+1)=2.377528e-001;
n=299; farx(n+1)=3.593993e-004; foe(n+1)=7.404029e-002; krok(n+1)=1.585247e+000; ng(n+1)=7.126488e-001;
n=300; farx(n+1)=3.569344e-004; foe(n+1)=7.116983e-002; krok(n+1)=1.280117e+000; ng(n+1)=2.208439e-001;

figure; semilogy(farx,'b'); hold on; semilogy(foe,'r'); xlabel('Iteracje'); ylabel('Earx, Eoe'); legend('Earx','Eoe'); title('Uczenie predyktora ARX');
figure; subplot(2,1,1); semilogy(krok); xlabel('Iteracje'); ylabel('Krok');
subplot(2,1,2); semilogy(ng); xlabel('Iteracje'); ylabel('Norma gradientu');
Earx=farx(n+1)
Eoe=foe(n+1)
